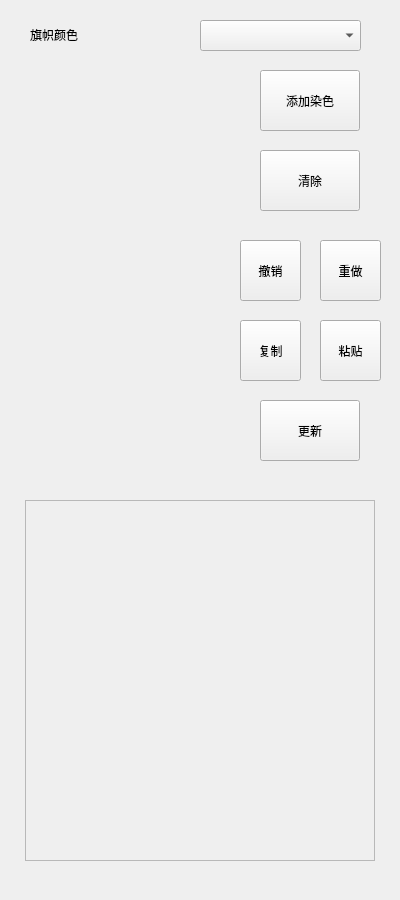
<?xml version="1.0" encoding="UTF-8"?>
<ui version="4.0">
 <class>SingleBannerDesigner</class>
 <widget class="QWidget" name="SingleBannerDesigner">
  <property name="geometry">
   <rect>
    <x>0</x>
    <y>0</y>
    <width>400</width>
    <height>900</height>
   </rect>
  </property>
  <property name="windowTitle">
   <string>SingleBannerDesigner</string>
  </property>
  <property name="styleSheet">
   <string>QGroupBox { font-weight: bold; }</string>
  </property>
  <widget class="QWidget" name="BannerPainter" native="true">
   <property name="geometry">
    <rect>
     <x>20</x>
     <y>70</y>
     <width>200</width>
     <height>400</height>
    </rect>
   </property>
  </widget>
  <widget class="QComboBox" name="BannerColorComboBox">
   <property name="geometry">
    <rect>
     <x>200</x>
     <y>20</y>
     <width>161</width>
     <height>31</height>
    </rect>
   </property>
  </widget>
  <widget class="QLabel" name="BannerColorLabel">
   <property name="geometry">
    <rect>
     <x>30</x>
     <y>20</y>
     <width>80</width>
     <height>30</height>
    </rect>
   </property>
   <property name="text">
    <string>旗帜颜色</string>
   </property>
  </widget>
  <widget class="QScrollArea" name="scrollArea">
   <property name="geometry">
    <rect>
     <x>25</x>
     <y>500</y>
     <width>350</width>
     <height>361</height>
    </rect>
   </property>
   <property name="widgetResizable">
    <bool>true</bool>
   </property>
   <widget class="QWidget" name="scrollAreaWidgetContents">
    <property name="geometry">
     <rect>
      <x>0</x>
      <y>0</y>
      <width>348</width>
      <height>359</height>
     </rect>
    </property>
    <widget class="QWidget" name="verticalLayoutWidget">
     <property name="geometry">
      <rect>
       <x>0</x>
       <y>0</y>
       <width>351</width>
       <height>711</height>
      </rect>
     </property>
     <layout class="QVBoxLayout" name="PatternVLayout"/>
    </widget>
   </widget>
  </widget>
  <widget class="QPushButton" name="UpdateButton">
   <property name="geometry">
    <rect>
     <x>260</x>
     <y>400</y>
     <width>100</width>
     <height>61</height>
    </rect>
   </property>
   <property name="text">
    <string>更新</string>
   </property>
  </widget>
  <widget class="QPushButton" name="UndoButton">
   <property name="geometry">
    <rect>
     <x>240</x>
     <y>240</y>
     <width>61</width>
     <height>61</height>
    </rect>
   </property>
   <property name="text">
    <string>撤销</string>
   </property>
  </widget>
  <widget class="QPushButton" name="ReduButton">
   <property name="geometry">
    <rect>
     <x>320</x>
     <y>240</y>
     <width>61</width>
     <height>61</height>
    </rect>
   </property>
   <property name="text">
    <string>重做</string>
   </property>
  </widget>
  <widget class="QPushButton" name="AddButton">
   <property name="geometry">
    <rect>
     <x>260</x>
     <y>70</y>
     <width>100</width>
     <height>61</height>
    </rect>
   </property>
   <property name="text">
    <string>添加染色</string>
   </property>
  </widget>
  <widget class="QPushButton" name="ClearButton">
   <property name="geometry">
    <rect>
     <x>260</x>
     <y>150</y>
     <width>100</width>
     <height>61</height>
    </rect>
   </property>
   <property name="text">
    <string>清除</string>
   </property>
  </widget>
  <widget class="QPushButton" name="CopyButton">
   <property name="geometry">
    <rect>
     <x>240</x>
     <y>320</y>
     <width>61</width>
     <height>61</height>
    </rect>
   </property>
   <property name="text">
    <string>复制</string>
   </property>
  </widget>
  <widget class="QPushButton" name="PasteButton">
   <property name="geometry">
    <rect>
     <x>320</x>
     <y>320</y>
     <width>61</width>
     <height>61</height>
    </rect>
   </property>
   <property name="text">
    <string>粘贴</string>
   </property>
  </widget>
 </widget>
 <resources/>
 <connections/>
</ui>
